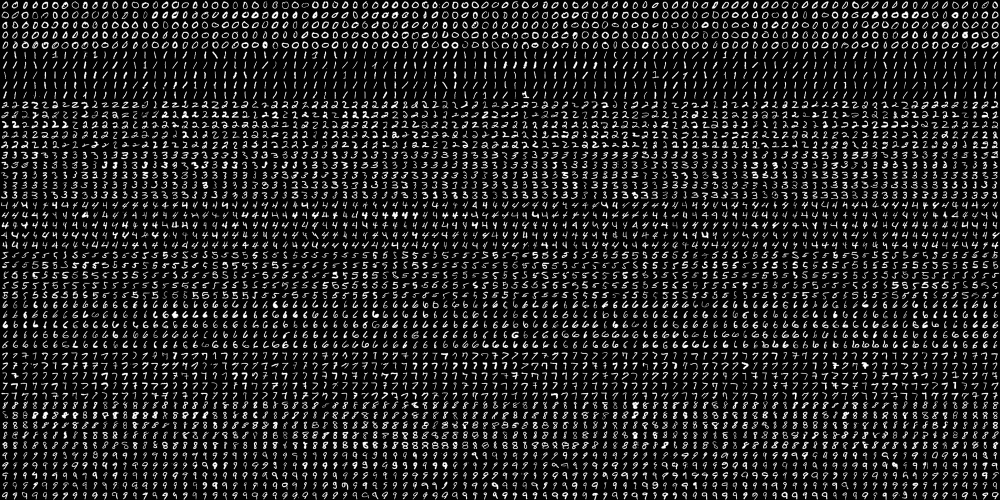
#> input picture digits.png, 2000 x 1000 px (shown at 1/2 size)
$ jupyter execute --allow-errors Hw8.ipynb   (shell and % lines are left out)
#> lines starting #> are read from the running program, lines starting #| are printed output that depends on the picture
[cell 1]
import cv2
import numpy as np
import matplotlib.pyplot as plt

# Load the uploaded image
input_image_path = 'Input.jpg'
image = cv2.imread(input_image_path)

# Convert BGR to RGB for Matplotlib display
#> (the rest of this cell did not finish here and is left out)

[cell 2]
img = cv2.imread('Input.jpg')

aruco_dict = cv2.aruco.getPredefinedDictionary(cv2.aruco.DICT_4X4_1000)
parameters = cv2.aruco.DetectorParameters()

detector = cv2.aruco.ArucoDetector(aruco_dict, parameters)
#> (the rest of this cell did not finish here and is left out)

#> (a cell that did not finish here is left out)

#> (a cell that did not finish here is left out)

[cell 5]
import easyocr
import pandas as pd

#> (the rest of this cell did not finish here and is left out)

#> (a cell that did not finish here is left out)

[cell 7]
from __future__ import print_function

import numpy as np
import cv2 as cv
import itertools as it
# built-in modules
from multiprocessing.pool import ThreadPool

from numpy.linalg import norm

import os

SZ = 20 # size of each digit is SZ x SZ
CLASS_N = 10
DIGITS_FN = "./digits.png"

def clock():
    return cv.getTickCount() / cv.getTickFrequency()

def grouper(n, iterable, fillvalue=None):
    '''grouper(3, 'ABCDEFG', 'x') --> ABC DEF Gxx'''
    args = [iter(iterable)] * n
    output = it.zip_longest(fillvalue=fillvalue, *args)
    return output

def mosaic(w, imgs):
    '''Make a grid from images.

    w    -- number of grid columns
    imgs -- images (must have same size and format)
    '''
    imgs = iter(imgs)
    img0 = next(imgs)
    pad = np.zeros_like(img0)
    imgs = it.chain([img0], imgs)
    rows = grouper(w, imgs, pad)
    return np.vstack(list(map(np.hstack, rows)))

def split2d(img, cell_size, flatten=True):
    h, w = img.shape[:2]
    sx, sy = cell_size
    cells = [np.hsplit(row, w//sx) for row in np.vsplit(img, h//sy)]
    cells = np.array(cells)
    if flatten:
        cells = cells.reshape(-1, sy, sx)
    return cells

def load_digits(fn):
    #fn = cv.samples.findFile(fn)
#> called with fn = './digits.png'
    print('loading "%s" ...' % fn)
    digits_img = cv.imread(fn, cv.IMREAD_GRAYSCALE)
#> digits_img is the input picture: shape (1000, 2000); min 0, max 255, mean 33.8
    digits = split2d(digits_img, (SZ, SZ))
#> in split2d, `cells = [np.hsplit(row, w//sx) for row in np.vsplit(img, h//sy)]`: cells = 50 items
    labels = np.repeat(np.arange(CLASS_N), len(digits)/CLASS_N)
#> labels = 5000 values from 0 to 9
    return digits, labels

def deskew(img):
    m = cv.moments(img)
    if abs(m['mu02']) < 1e-2:
        return img.copy()
    skew = m['mu11']/m['mu02']
    M = np.float32([[1, skew, -0.5*SZ*skew], [0, 1, 0]])
    img = cv.warpAffine(img, M, (SZ, SZ), flags=cv.WARP_INVERSE_MAP | cv.INTER_LINEAR)
    return img


class KNearest(object):
    def __init__(self, k = 3):
        self.k = k
        self.model = cv.ml.KNearest_create()

    def train(self, samples, responses):
        self.model.train(samples, cv.ml.ROW_SAMPLE, responses)

    def predict(self, samples):
        _retval, results, _neigh_resp, _dists = self.model.findNearest(samples, self.k)
        return results.ravel()

    def load(self, fn):
        self.model = cv.ml.KNearest_load(fn)

    def save(self, fn):
        self.model.save(fn)

class SVM(object):
    def __init__(self, C = 1, gamma = 0.5):
        self.model = cv.ml.SVM_create()
        self.model.setGamma(gamma)
        self.model.setC(C)
        self.model.setKernel(cv.ml.SVM_RBF)
        self.model.setType(cv.ml.SVM_C_SVC)

    def train(self, samples, responses):
        self.model.train(samples, cv.ml.ROW_SAMPLE, responses)

    def predict(self, samples):
        return self.model.predict(samples)[1].ravel()

    def load(self, fn):
        self.model = cv.ml.SVM_load(fn)

    def save(self, fn):
        self.model.save(fn)

def evaluate_model(model, digits, samples, labels):
    resp = model.predict(samples)
    err = (labels != resp).mean()
    print('error: %.2f %%' % (err*100))

    confusion = np.zeros((10, 10), np.int32)
    for i, j in zip(labels, resp):
        confusion[i, int(j)] += 1
    print('confusion matrix:')
    print(confusion)
    print()

    vis = []
    for img, flag in zip(digits, resp == labels):
        img = cv.cvtColor(img, cv.COLOR_GRAY2BGR)
        if not flag:
            img[...,:2] = 0
        vis.append(img)
    return mosaic(25, vis)

def preprocess_simple(digits):
    return np.float32(digits).reshape(-1, SZ*SZ) / 255.0

def preprocess_hog(digits):
    samples = []
    for img in digits:
        gx = cv.Sobel(img, cv.CV_32F, 1, 0)
        gy = cv.Sobel(img, cv.CV_32F, 0, 1)
        mag, ang = cv.cartToPolar(gx, gy)
        bin_n = 16
        bin = np.int32(bin_n*ang/(2*np.pi))
        bin_cells = bin[:10,:10], bin[10:,:10], bin[:10,10:], bin[10:,10:]
        mag_cells = mag[:10,:10], mag[10:,:10], mag[:10,10:], mag[10:,10:]
        hists = [np.bincount(b.ravel(), m.ravel(), bin_n) for b, m in zip(bin_cells, mag_cells)]
        hist = np.hstack(hists)

        # transform to Hellinger kernel
        eps = 1e-7
        hist /= hist.sum() + eps
        hist = np.sqrt(hist)
        hist /= norm(hist) + eps

        samples.append(hist)
    return np.float32(samples)

[cell 8]
digits, labels = load_digits(DIGITS_FN)
#> labels = 5000 values from 0 to 9

print('preprocessing...')
# shuffle digits
rand = np.random.RandomState(321)
shuffle = rand.permutation(len(digits))
#> shuffle = 5000 values, max 4999 at index 432, min 0 at index 3099, mean 2499.5
digits, labels = digits[shuffle], labels[shuffle]
#> labels = 5000 values, max 9 at index 2, min 0 at index 22, mean 4.5

digits2 = list(map(deskew, digits))
#> in deskew, `m = cv.moments(img)`: m = moments, m00 10080, centre m10/m00, m01/m00 = (9.71, 9.87)
#> in deskew, `skew = m['mu11']/m['mu02']`: skew = -0.469
#> in deskew, `M = np.float32([[1, skew, -0.5*SZ*skew], [0, 1, 0]])`: M = [[1, -0.469, 4.69], [0, 1, 0]]
#> in deskew (call 19), `m = cv.moments(img)`: m = moments, m00 12611, centre m10/m00, m01/m00 = (9.82, 10.05)
#> in deskew (call 19), `m = cv.moments(img)`:
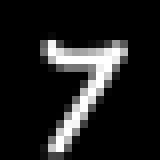
#> img: shape (20, 20) (shown 8 times larger); min 0, max 255, mean 31.5
#> in deskew (call 19), `skew = m['mu11']/m['mu02']`: skew = -0.238
#> in deskew (call 19), `M = np.float32([[1, skew, -0.5*SZ*skew], [0, 1, 0]])`: M = [[1, -0.238, 2.38], [0, 1, 0]]
#> in deskew (call 19), `img = cv.warpAffine(img, M, (SZ, SZ), flags=cv.WARP_INVERSE_MAP | cv.I..`:
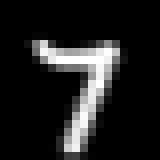
#> img: shape (20, 20) (shown 8 times larger); min 0, max 255, mean 31.5
#> in deskew (call 20), `m = cv.moments(img)`: m = moments, m00 18292, centre m10/m00, m01/m00 = (9.68, 9.77)
#> in deskew (call 20), `m = cv.moments(img)`:
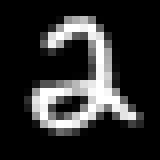
#> img: shape (20, 20) (shown 8 times larger); min 0, max 255, mean 45.7
#> in deskew (call 20), `skew = m['mu11']/m['mu02']`: skew = -0.0201
#> in deskew (call 20), `M = np.float32([[1, skew, -0.5*SZ*skew], [0, 1, 0]])`: M = [[1, -0.0201, 0.201], [0, 1, 0]]
#> in deskew (call 21), `m = cv.moments(img)`: m = moments, m00 18635, centre m10/m00, m01/m00 = (9.71, 10.04)
#> in deskew (call 21), `m = cv.moments(img)`:
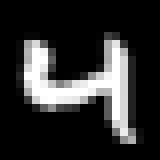
#> img: shape (20, 20) (shown 8 times larger); min 0, max 255, mean 46.6
#> in deskew (call 21), `skew = m['mu11']/m['mu02']`: skew = 0.444
#> in deskew (call 21), `M = np.float32([[1, skew, -0.5*SZ*skew], [0, 1, 0]])`: M = [[1, 0.444, -4.44], [0, 1, 0]]
#> in deskew (call 21), `img = cv.warpAffine(img, M, (SZ, SZ), flags=cv.WARP_INVERSE_MAP | cv.I..`:
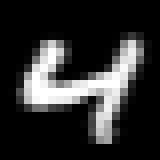
#> img: shape (20, 20) (shown 8 times larger); min 0, max 255, mean 46.6
#> in deskew (call 22), `m = cv.moments(img)`: m = moments, m00 20965, centre m10/m00, m01/m00 = (10.02, 9.56)
#> in deskew (call 22), `m = cv.moments(img)`:
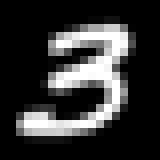
#> img: shape (20, 20) (shown 8 times larger); min 0, max 255, mean 52.4
#> in deskew (call 22), `skew = m['mu11']/m['mu02']`: skew = -0.369
#> in deskew (call 22), `M = np.float32([[1, skew, -0.5*SZ*skew], [0, 1, 0]])`: M = [[1, -0.369, 3.69], [0, 1, 0]]
#> in deskew (call 22), `img = cv.warpAffine(img, M, (SZ, SZ), flags=cv.WARP_INVERSE_MAP | cv.I..`:
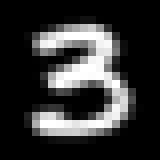
#> img: shape (20, 20) (shown 8 times larger); min 0, max 255, mean 52.4
#> in deskew (call 23), `m = cv.moments(img)`: m = moments, m00 27282, centre m10/m00, m01/m00 = (9.83, 9.73)
#> in deskew (call 23), `m = cv.moments(img)`:
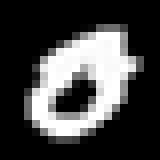
#> img: shape (20, 20) (shown 8 times larger); min 0, max 255, mean 68.2
#> in deskew (call 23), `skew = m['mu11']/m['mu02']`: skew = -0.358
#> in deskew (call 23), `M = np.float32([[1, skew, -0.5*SZ*skew], [0, 1, 0]])`: M = [[1, -0.358, 3.58], [0, 1, 0]]
#> in deskew (call 23), `img = cv.warpAffine(img, M, (SZ, SZ), flags=cv.WARP_INVERSE_MAP | cv.I..`:
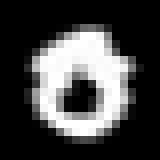
#> img: shape (20, 20) (shown 8 times larger); min 0, max 255, mean 68.2
#> in deskew (call 24), `m = cv.moments(img)`: m = moments, m00 15693, centre m10/m00, m01/m00 = (9.97, 9.56)
#> in deskew (call 24), `m = cv.moments(img)`:
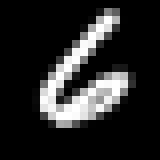
#> img: shape (20, 20) (shown 8 times larger); min 0, max 255, mean 39.2
#> in deskew (call 24), `skew = m['mu11']/m['mu02']`: skew = -0.261
#> in deskew (call 24), `M = np.float32([[1, skew, -0.5*SZ*skew], [0, 1, 0]])`: M = [[1, -0.261, 2.61], [0, 1, 0]]
#> digits2 = 5000 items
samples = preprocess_hog(digits2)

train_n = int(0.9*len(samples))
#> train_n = 4500
plt.figure(figsize=(8, 5))
plt.subplot(121);plt.imshow(mosaic(25, digits[train_n:]))
# cv.imshow('test set', mosaic(25, digits[train_n:]))
digits_train, digits_test = np.split(digits2, [train_n])
samples_train, samples_test = np.split(samples, [train_n])
labels_train, labels_test = np.split(labels, [train_n])
#> labels_train = 4500 values, max 9 at index 2, min 0 at index 22, mean 4.5; labels_test = 500 values, max 9 at index 7, min 0 at index 0, mean 4.46
print(samples_train.shape)
#| (4500, 64)
print(samples_test.shape)
#| (500, 64)
print('training KNearest...')
model = KNearest(k=4)
model.train(samples_train, labels_train)
vis = evaluate_model(model, digits_test, samples_test, labels_test)
#> in predict, `_retval, results, _neigh_resp, _dists = self.model.findNearest(samples..`: results = 500 values, max 9 at index 9, min 0 at index 0, mean 4.4
#> in evaluate_model, `resp = model.predict(samples)`: resp has the same summary as results in predict
#> in evaluate_model, `err = (labels != resp).mean()`: err = 0.034
#| error: 3.40 %
#> the loop in evaluate_model, `for i, j in zip(labels, resp):` made 500 passes
#> (i, j) on passes 2 to 4: (7, 7), (4, 4), (0, 0)
#| [[45  0  0  0  0  0  0  0  0  0]
#|  [ 0 57  0  0  0  0  0  0  0  0]
#|  [ 0  0 59  1  0  0  0  0  1  0]
#|  [ 0  0  0 43  0  0  0  1  0  0]
#|  [ 0  0  0  0 38  0  2  0  0  0]
#|  [ 0  0  0  2  0 48  0  0  1  0]
#|  [ 0  1  0  0  0  0 51  0  0  0]
#|  [ 0  0  1  0  0  0  0 54  0  0]
#|  [ 0  0  0  0  0  1  0  0 46  0]
#|  [ 1  1  0  1  1  0  0  0  2 42]]
#> the loop in evaluate_model, `for img, flag in zip(digits, resp == labels):` made 500 passes
#> flag on passes 1 to 3: True, True, True
#> after the loop in evaluate_model, `for img, flag in zip(digits, resp == labels):`: vis = 500 items

plt.subplot(122);plt.imshow(vis)
print('training SVM...')
model = SVM(C=2.67, gamma=5.383)
model.train(samples_train, labels_train)
vis = evaluate_model(model, digits_test, samples_test, labels_test)
#| error: 1.80 %
#> the loop in evaluate_model (call 2), `for i, j in zip(labels, resp):` made 500 passes
#| [[45  0  0  0  0  0  0  0  0  0]
#|  [ 0 57  0  0  0  0  0  0  0  0]
#|  [ 0  0 59  2  0  0  0  0  0  0]
#|  [ 0  0  0 43  0  0  0  1  0  0]
#|  [ 0  0  0  0 40  0  0  0  0  0]
#|  [ 0  0  0  1  0 50  0  0  0  0]
#|  [ 0  0  0  0  1  0 51  0  0  0]
#|  [ 0  0  1  0  0  0  0 54  0  0]
#|  [ 0  0  0  0  0  0  0  0 47  0]
#|  [ 0  1  0  1  0  0  0  0  1 45]]
#> the loop in evaluate_model (call 2), `for img, flag in zip(digits, resp == labels):` made 500 passes
print('saving SVM as "digits_svm.dat"...')
model.save('digits_svm.dat')
